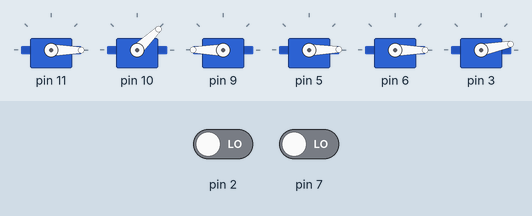
This sketch was run on a simulated Arduino Uno, built with avr-gcc and run on an emulated ATmega328P. On the bench: 6 × servo. Inputs (shaded band) come from the test bench; at power-on: pin 2 LOW, pin 7 LOW. What the sketch prints to the serial monitor is not drawn.

Above: at 12.3 s.
12.4 s: pin 2 driven HIGH
At 15.2 s:
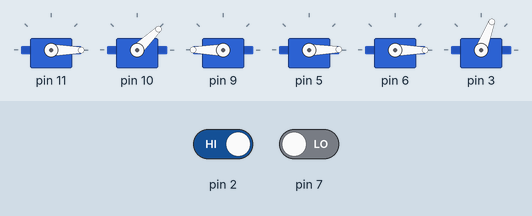
15.6 s: pin 7 driven HIGH
At 17.76 s:
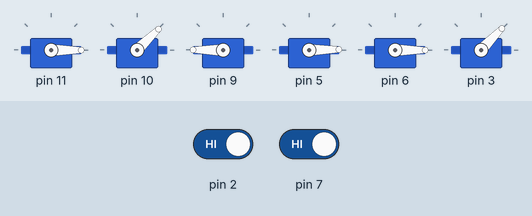
At 23.54 s:
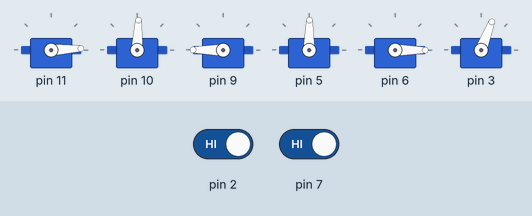
Timing chart, 0 to 37.0 s (numbered marks = the images above; inputs shaded):
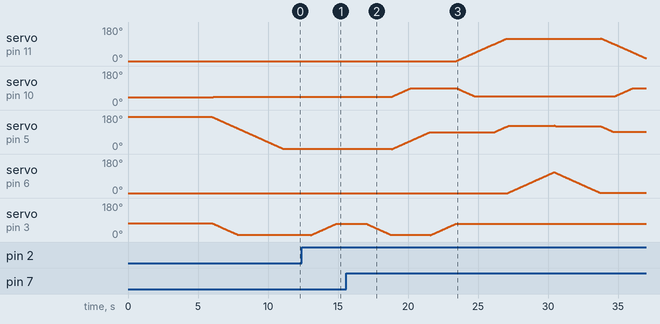

The sketch:

Brazo_sirve_agua.ino
```cpp
#include <Wire.h>
#include <Braccio.h>
#include <Servo.h>


Servo base;
Servo shoulder;
Servo elbow;
Servo wrist_rot;
Servo wrist_ver;
Servo gripper;
int x=30;
void setup() {
  Wire.begin();        // unirse al bus i2c como master
  Serial.begin(9600);  // configurar monitor serie a 9600
  pinMode(7,INPUT);
  pinMode(4,INPUT);
  pinMode(2,INPUT);
  Braccio.begin();
    // estado base
    Braccio.ServoMovement(30,0, 45, 180, 0, 0,  0);
    //  Hola
    //Braccio.ServoMovement(30,90, 90, 90, 90, 90,  0);
}

void loop() {

  if(digitalRead(7)==HIGH){
      Serial.print("Movimiento activado");
      delay(1000);
      //Inicio de movimiento
      Braccio.ServoMovement(30,0, 45, 180, 0, 0,  0);
      Braccio.ServoMovement(30,0, 90, 180, 90, 0,  0);
      Braccio.ServoMovement(30,0, 90, 180, 90, 0,  70);
      Braccio.ServoMovement(30,90, 45, 180, 90, 0,  70);
      Braccio.ServoMovement(30,120, 45, 180, 120, 0,  70);
      Braccio.ServoMovement(30,120, 45, 180, 125, 110,  70);
      Braccio.ServoMovement(30,120, 45, 180, 120, 0,  70);
      Braccio.ServoMovement(30,90, 45, 180, 90, 0,  70);
      Braccio.ServoMovement(30,0, 90, 180, 90, 0,  70);
      Braccio.ServoMovement(30,0, 90, 180, 90, 0,  0);
      Braccio.ServoMovement(30,0, 45, 180, 0, 0,  0);
    }
    else if(digitalRead(2)==HIGH){{
      delay(100);
      Serial.print("Regresa a inicio");

      Braccio.ServoMovement(30,0, 45, 180, 0, 0,  70);

      // turn LED on:
      }
  }
  else{
    delay(100);
  }

  delay(500);
}
```

Measured:
- after the input at 15.6 s, servo on pin 11: rises from 0° to 120° in 10.3 s, then falls to 15° in 3.2 s; servo on pin 6: rises from 0° to 110° in 3.3 s, then falls to 1° in 3.3 s
